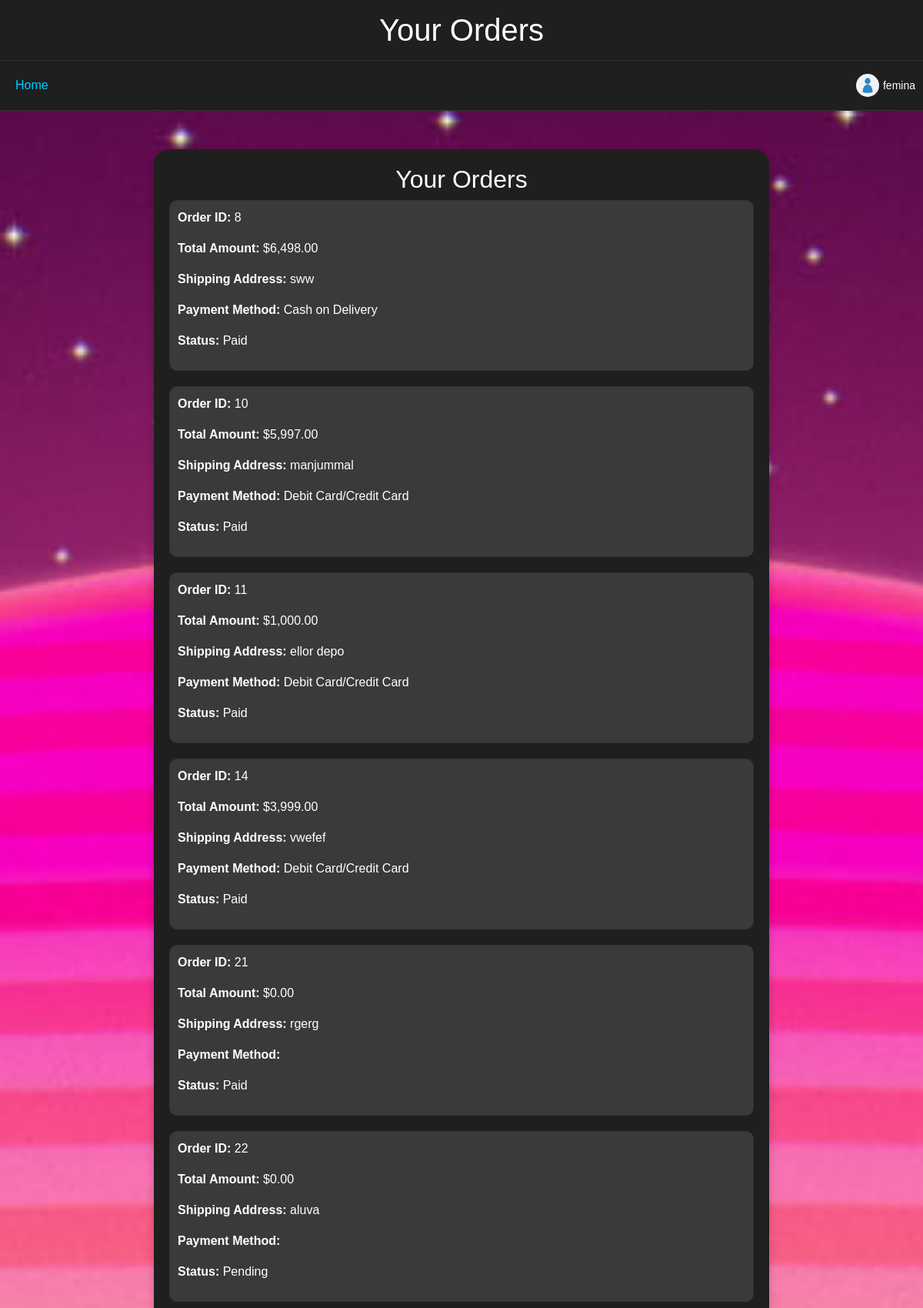
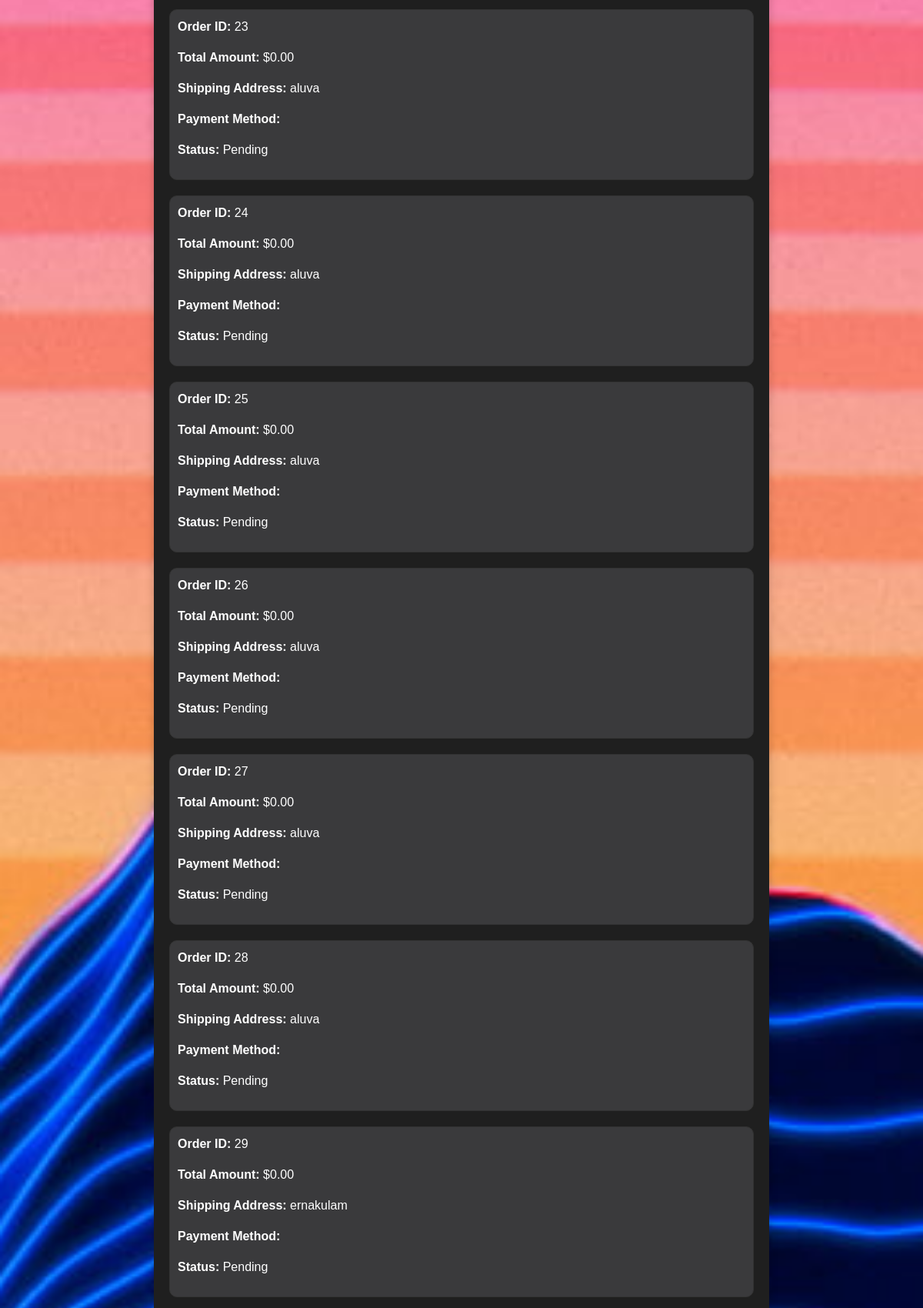
/customer/orders.php (signed in, upper part), run on the app's committed database (2 pictures, top to bottom).
### tables this page shows
CREATE TABLE `orders` (
  `id` int(11) NOT NULL,
  `user_id` int(11) NOT NULL,
  `total_amount` decimal(10,2) NOT NULL,
  `payment_method` varchar(50) NOT NULL,
  `shipping_address` text NOT NULL,
  `order_date` timestamp NOT NULL DEFAULT current_timestamp(),
  `status` varchar(50) DEFAULT 'Pending',
  `assigned_staff_id` int(11) DEFAULT NULL
);

### customer/orders.php (the view, shortened to what this page needs)
<?php
$user_id = $_SESSION['user_id'];
$conn = new mysqli("localhost", "root", "", "cloth");
$sql = "SELECT o.id, o.total_amount, o.shipping_address, o.payment_method, o.status
        FROM orders o
        WHERE o.user_id = ?";
$stmt = $conn->prepare($sql);
$stmt->bind_param("i", $user_id);
$stmt->execute();
$order_result = $stmt->get_result();
$cart_access = isset($_SESSION['user_id']);
$user_name = $cart_access && isset($_SESSION['full_name']) ? $_SESSION['full_name'] : '';
?>
<!DOCTYPE html>
<html lang="en">
<head>
    <link rel="stylesheet" href="https://stackpath.bootstrapcdn.com/bootstrap/4.3.1/css/bootstrap.min.css">
</head>
<body>
<div class="header">
    <h1>Your Orders</h1>
</div>
<div class="sticky-nav">
    <a href="browse_products.php">Home</a>
    <div class="login-signup">
        <?php if ($cart_access): ?>
            <div class="profile-icon" id="profileDropdown">
                <img src="../uploads/profile.jpg" alt="Profile">
                <span class="profile-name"><?php echo htmlspecialchars($user_name); ?></span>
            </div>
        <?php else: ?>
            <a href="customer_register.php">Login / Sign Up</a>
        <?php endif; ?>
    </div>
</div>
<div class="container">
    <?php if ($order_result->num_rows == 0): ?>
        <p>You have not placed any orders yet.</p>
    <?php else: ?>
        <h2 class="text-center">Your Orders</h2>
        <?php while ($order = $order_result->fetch_assoc()): ?>
            <div class="order-item">
                <p><strong>Order ID:</strong> <?php echo htmlspecialchars($order['id']); ?></p>
                <p><strong>Total Amount:</strong> $<?php echo number_format($order['total_amount'], 2); ?></p>
                <p><strong>Shipping Address:</strong> <?php echo htmlspecialchars($order['shipping_address']); ?></p>
                <p><strong>Payment Method:</strong> <?php echo htmlspecialchars($order['payment_method']); ?></p>
                <p><strong>Status:</strong> <?php echo htmlspecialchars($order['status']); ?></p>
            </div>
        <?php endwhile; ?>
    <?php endif; ?>
</div>
</body>
</html>

### customer/orders.php (style rules this page uses)
body { font-family: 'Poppins', sans-serif; background-image: url('../uploads/mainbg.jpg'); background-size: cover; background-position: center; background-repeat: no-repeat; background-attachment: fixed; color: #ffffff; min-height: 100vh; margin: 0; }
.header { background-color: #1f1f1f; padding: 15px 20px; text-align: center; border-bottom: 1px solid #333; }
.header h1 { margin: 0; color: #ffffff; }
.sticky-nav { position: sticky; top: 0; background-color: #1f1f1f; z-index: 1000; border-bottom: 1px solid #333; padding: 10px 0; display: flex; justify-content: space-between; align-items: center; }
.sticky-nav a { color: #00ccff; text-decoration: none; padding: 10px 20px; }
.profile-icon { display: flex; align-items: center; position: relative; cursor: pointer; }
.profile-icon img { width: 30px; height: 30px; border-radius: 50%; margin-right: 5px; }
.profile-name { color: #ffffff; font-size: 14px; margin-right: 10px; }
.container { margin-top: 20px; border-radius: 20px; background-color: #1f1f1f; box-shadow: 0 4px 12px rgba(0, 0, 0, 0.2); padding: 20px; max-width: 800px; margin: 50px auto; }
.order-item { padding: 10px; border: 1px solid #333; background-color: #3a3a3c; border-radius: 10px; margin-bottom: 20px; }
body { margin: 0; font-family: Arial, sans-serif; background-color: #f4f4f4; }

### data on the page
orders: id "8", total_amount "6,498.00", shipping_address "sww", payment_method "Cash on Delivery", status "Paid"
orders: id "10", total_amount "5,997.00", shipping_address "manjummal", payment_method "Debit Card/Credit Card", status "Paid"
orders: id "11", total_amount "1,000.00", shipping_address "ellor depo", payment_method "Debit Card/Credit Card", status "Paid"
orders: id "14", total_amount "3,999.00", shipping_address "vwefef", payment_method "Debit Card/Credit Card", status "Paid"
orders: id "21", total_amount "0.00", shipping_address "rgerg", status "Paid"
orders: id "22", total_amount "0.00", shipping_address "aluva", status "Pending"
orders: id "23", total_amount "0.00", shipping_address "aluva", status "Pending"
orders: id "24", total_amount "0.00", shipping_address "aluva", status "Pending"
orders: id "25", total_amount "0.00", shipping_address "aluva", status "Pending"
orders: id "26", total_amount "0.00", shipping_address "aluva", status "Pending"
orders: id "27", total_amount "0.00", shipping_address "aluva", status "Pending"
orders: id "28", total_amount "0.00", shipping_address "aluva", status "Pending"
orders: id "29", total_amount "0.00", shipping_address "ernakulam", status "Pending"

### other printed values
$user_name "femina"
